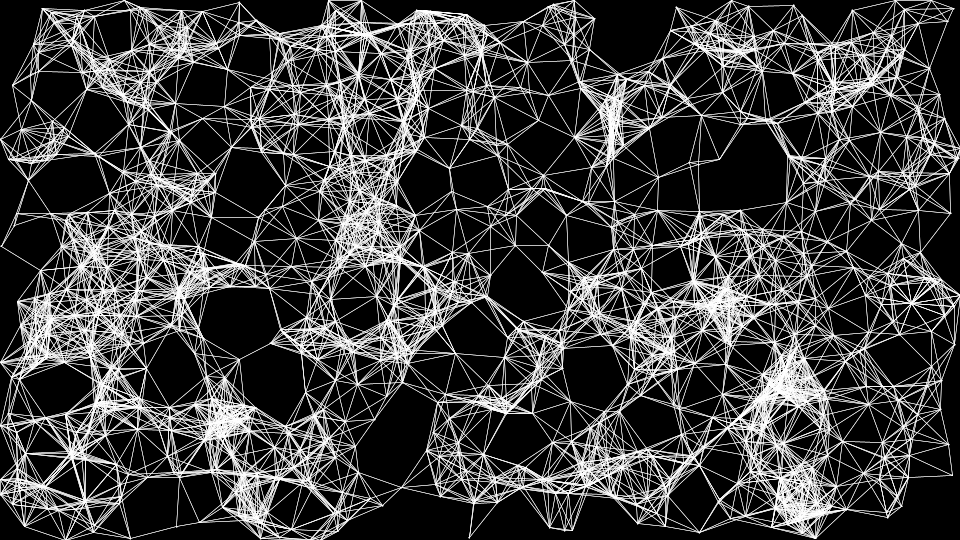
Frame 1 (no input)
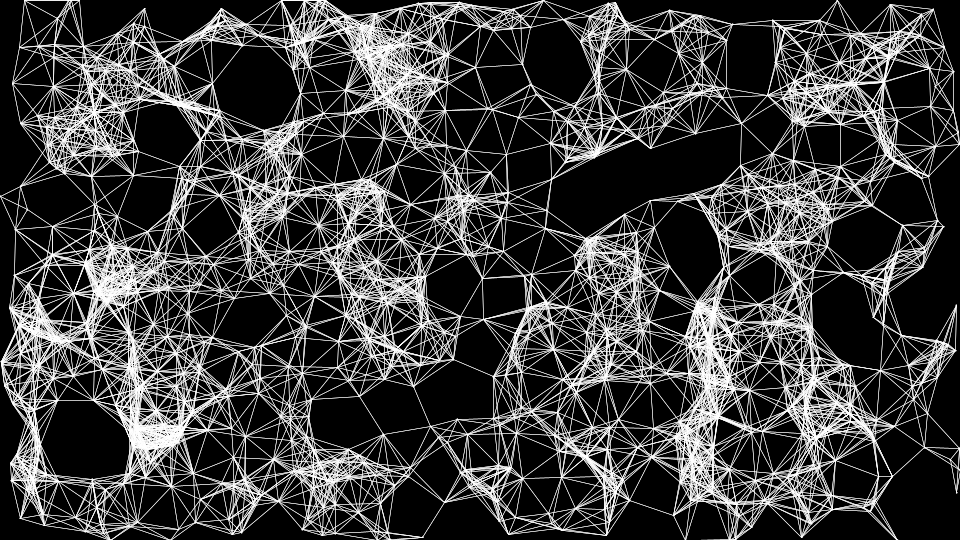
Frame 60 (the mouse pressed at the canvas centre just before this capture)
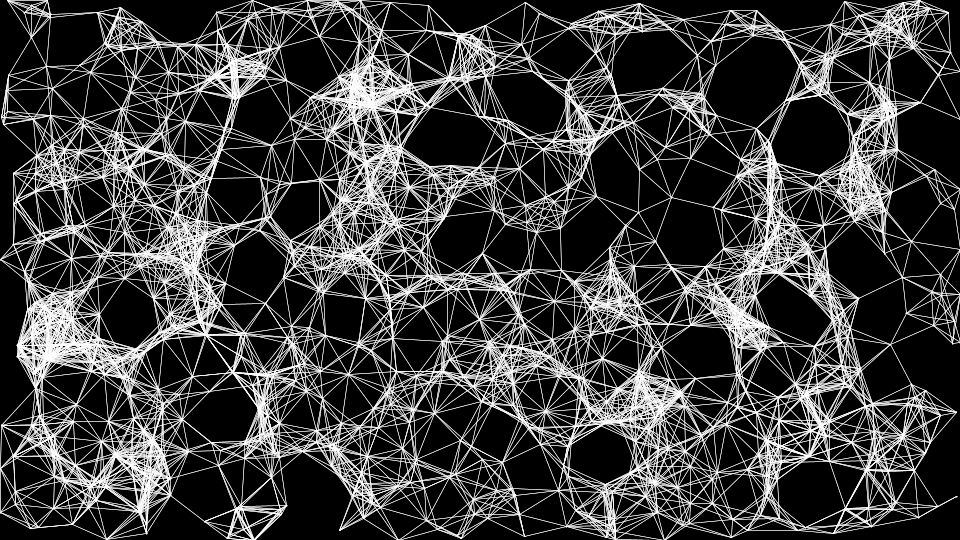
Frame 120 (the mouse held since frame 60 and released just before this capture)

The Processing sketch that drew these frames (run headless with seeded random() and noise(); from frame 60 on, the mouse is pressed at the canvas centre):

// Processing sketch: rCTDDrift
// ── rCTDDrift.pde
float[][] dots;
int NUM_DOTS = 1000;
float STROKE_WEIGHT = .5;
float DOT_RAD = 1;
float DRIFT = 10;
float CONNECT_DIST = 50;


void setup(){
  size(960, 540);
  background(0);
  dots = new float[NUM_DOTS][2];
  for(int i = 0; i < dots.length; ++i){
    dots[i][0] = random(width);
    dots[i][1] = random(height);
  }
  
  for(float[] c : dots){
    fill(255);
    circle(c[0], c[1], DOT_RAD);
  }
  
  for(int i = 0; i < dots.length; i++){
    for(int j = 0; j < dots.length; j++){
      if(Distance(dots[i], dots[j]) < 50){
        stroke(255);
        strokeWeight(STROKE_WEIGHT);
        line(dots[i][0],dots[i][1], dots[j][0], dots[j][1]);
      }
    }
  }
  println("Setup Done");
}

void draw(){
  background(0);
  
  Drift();
  
  for(float[] c : dots){
    fill(255);
    circle(c[0], c[1], DOT_RAD);
  }
  
  for(int i = 0; i < dots.length; i++){
    for(int j = 0; j < dots.length; j++){
      if(Distance(dots[i], dots[j]) < CONNECT_DIST){
        stroke(255);
        strokeWeight(STROKE_WEIGHT);
        line(dots[i][0],dots[i][1], dots[j][0], dots[j][1]);
      }
    }
  }
}

float Distance(float[] pointA, float[] pointB){
  return sqrt(pow(pointA[0] - pointB[0], 2) + pow(pointA[1] - pointB[1], 2));
}

void Drift(){
  for(int i = 0; i < dots.length; ++i){
    dots[i][0] += random(-DRIFT, DRIFT);
    dots[i][1] += random(-DRIFT, DRIFT);
    if(dots[i][0] > width){
      dots[i][0] = width;
    }
    else if(dots[i][0] < 0){
      dots[i][0] = 0;
    }
    if(dots[i][1] > height){
      dots[i][1] = height;
    }
    else if(dots[i][1] < 0){
      dots[i][1] = 0;
    }
  }
}
